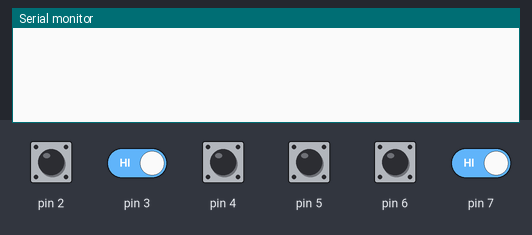
A sketch run on a simulated Arduino Uno, built with avr-gcc and run on an emulated ATmega328P. Shown: the last lines printed to the serial monitor. The inputs (shaded band) are chosen by the test bench; at power-on: pin 2–7 HIGH.

Above: at 1.3 s.
1.4 s: pin 3 driven LOW and pin 7 driven LOW
At 2.1 s:
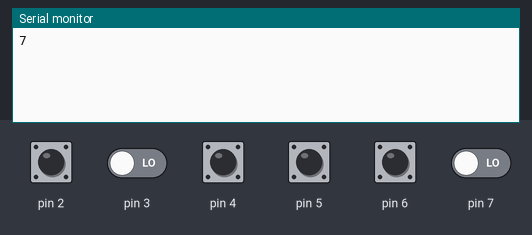
3.7 s: pin 2 pulled LOW for 0.3 s
At 4.4 s:
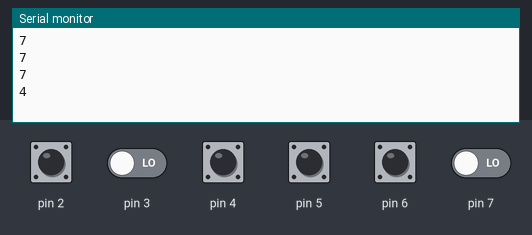
5.5 s: pin 4 pulled LOW for 1 s
At 6.6 s:
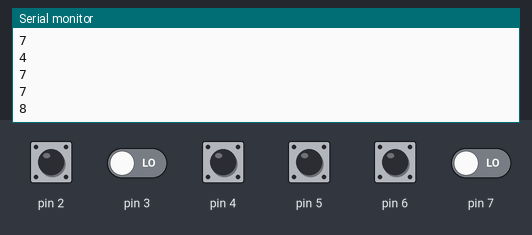
8.0 s: pin 5 pulled LOW for 0.3 s
At 8.9 s:
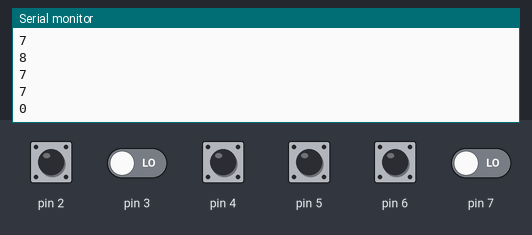
9.8 s: pin 6 pulled LOW for 1 s
At 11.1 s:
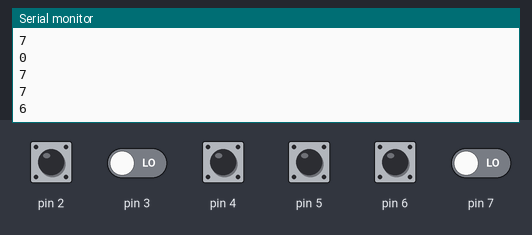
Timing chart, 0 to 12.8 s (numbered marks = the images above; inputs shaded):
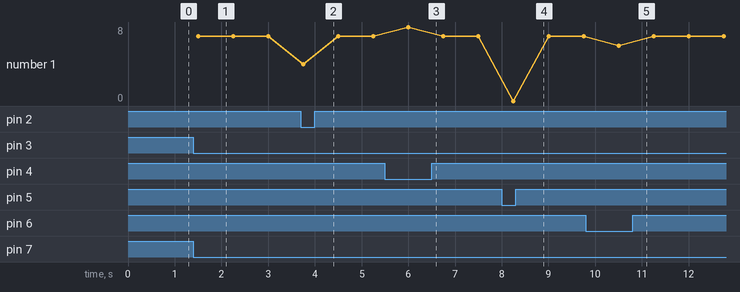

Measured:
- after the input at 1.4 s, the serial monitor: prints a new line after 0.10 s (image 1)
- after the input at 3.7 s, the serial monitor: prints a new line after 0.05 s (image 2)
- after the input at 5.5 s, the serial monitor: prints a new line after 0.50 s (image 3)
- after the input at 8.0 s, the serial monitor: prints a new line after 0.25 s (image 4)
- after the input at 9.8 s, the serial monitor: prints a new line after 0.70 s (image 5)

The sketch:

braille.ino
```cpp
#include <SPI.h>


char a[4];
void setup(){
   Serial.begin(9600);

  pinMode(5,
  INPUT_PULLUP);
  pinMode(2,INPUT_PULLUP);
  pinMode(3,INPUT_PULLUP);
  pinMode(4,INPUT_PULLUP);
  pinMode(6,INPUT_PULLUP);
  pinMode(7,INPUT_PULLUP);


}
void loop()
{ int v=0;
  int i=digitalRead(5);  //switch 1
  int j=digitalRead(2);  //switch 2
  int k=digitalRead(3);  //switch 3
  int l=digitalRead(4);  //switch 4
  int m=digitalRead(6);  //switch 5
  int n=digitalRead(7);  //switch 6

    if(i==LOW&&j==HIGH&&k==LOW&&l==HIGH&&m==HIGH&&n==LOW)
     {
      Serial.println("0");
      if(v<=4)
      a[v++]="0";

      delay(500);

    }
   else
   if(i==HIGH&&j==LOW&&k==LOW&&l==LOW&&m==LOW&&n==LOW)
    {
      Serial.println("1");
      if(v<=4)
      a[v++]="1";
     delay(500);
    }
    else
      if(i==HIGH&&j==HIGH&&k==LOW&&l==LOW&&m==LOW&&n==LOW)
    {
      Serial.println("2");
      if(v<=4)
      a[v++]="2";
      delay(500);

    }
    else
    if(i==HIGH&&j==LOW&&k==LOW&&l==HIGH&&m==LOW&&n==LOW)
    {
      Serial.println("3");
      if(v<=4)
      a[v++]="3";
      delay(500);

    }
    else
    if(i==HIGH&&j==LOW&&k==LOW&&l==HIGH&&m==HIGH&&n==LOW)
    {
      Serial.println("4");
      if(v<=4)
      a[v++]="4";
      delay(500);

    }
    else
    if(i==HIGH&&j==LOW&&k==LOW&&l==LOW&&m==HIGH&&n==LOW)
    {
      Serial.println("5");
      if(v<=4)
      a[v++]="5";
      delay(500);

    }
    else
    if(i==HIGH&&j==HIGH&&k==LOW&&l==HIGH&&m==LOW&&n==LOW)
    {
      Serial.println("6");
      if(v<=4)
      a[v++]="6";
      delay(500);

    }
    else
    if(i==HIGH&&j==HIGH&&k==LOW&&l==HIGH&&m==HIGH&&n==LOW)
    {
      Serial.println("7");
      if(v<=4)
      a[v++]="7";
      delay(500);

    }
    else
    if(i==HIGH&&j==HIGH&&k==LOW&&l==LOW&&m==HIGH&&n==LOW)
    {
      Serial.println("8");
      if(v<=4)
      a[v++]="8";
      delay(500);

    }
    else
    if(i==LOW&&j==HIGH&&k==LOW&&l==HIGH&&m==LOW&&n==LOW)
    {
      Serial.println("9");
      if(v<=4)
      a[v++]="9";
      delay(500);

    }
    else
      if(i==LOW&&j==LOW&&k==LOW&&l==HIGH&&m==LOW&&n==LOW)
    {
      Serial.println(" ");
      delay(500);

    }
    else
    if(i==LOW&&j==LOW&&k==HIGH&&l==LOW&&m==LOW&&n==LOW)
    {
      Serial.println();
      delay(500);

    }

  delay(250);
}
```
